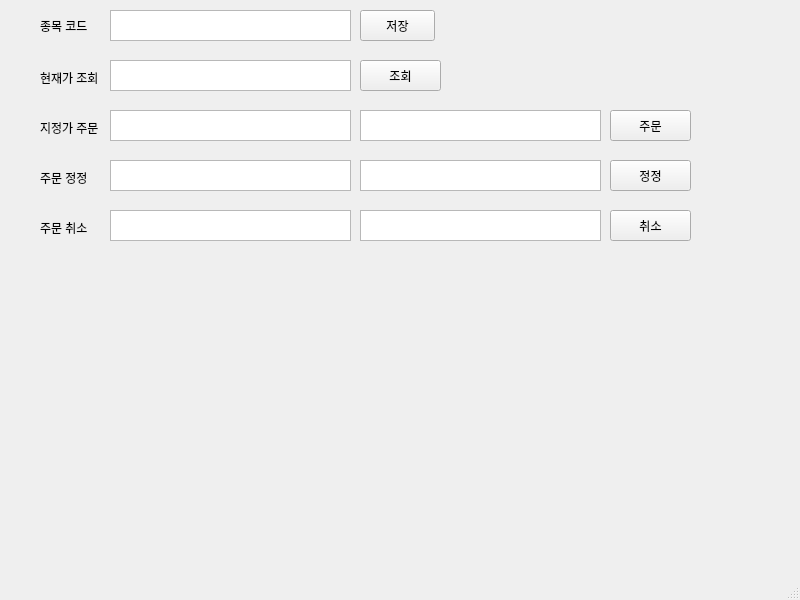
<?xml version="1.0" encoding="UTF-8"?>
<ui version="4.0">
 <class>MainWindow</class>
 <widget class="QMainWindow" name="MainWindow">
  <property name="geometry">
   <rect>
    <x>0</x>
    <y>0</y>
    <width>800</width>
    <height>600</height>
   </rect>
  </property>
  <property name="windowTitle">
   <string>MainWindow</string>
  </property>
  <widget class="QWidget" name="centralwidget">
   <widget class="QPushButton" name="pushButton">
    <property name="geometry">
     <rect>
      <x>360</x>
      <y>10</y>
      <width>75</width>
      <height>31</height>
     </rect>
    </property>
    <property name="text">
     <string>저장</string>
    </property>
   </widget>
   <widget class="QTextEdit" name="textEdit">
    <property name="geometry">
     <rect>
      <x>110</x>
      <y>10</y>
      <width>241</width>
      <height>31</height>
     </rect>
    </property>
   </widget>
   <widget class="QLabel" name="label">
    <property name="geometry">
     <rect>
      <x>40</x>
      <y>10</y>
      <width>61</width>
      <height>31</height>
     </rect>
    </property>
    <property name="text">
     <string>종목 코드</string>
    </property>
   </widget>
   <widget class="QLabel" name="label_2">
    <property name="geometry">
     <rect>
      <x>40</x>
      <y>70</y>
      <width>71</width>
      <height>16</height>
     </rect>
    </property>
    <property name="text">
     <string>현재가 조회</string>
    </property>
   </widget>
   <widget class="QTextBrowser" name="textBrowser">
    <property name="geometry">
     <rect>
      <x>110</x>
      <y>60</y>
      <width>241</width>
      <height>31</height>
     </rect>
    </property>
   </widget>
   <widget class="QPushButton" name="pushButton_2">
    <property name="geometry">
     <rect>
      <x>360</x>
      <y>60</y>
      <width>81</width>
      <height>31</height>
     </rect>
    </property>
    <property name="text">
     <string>조회</string>
    </property>
   </widget>
   <widget class="QLabel" name="label_3">
    <property name="geometry">
     <rect>
      <x>40</x>
      <y>120</y>
      <width>71</width>
      <height>16</height>
     </rect>
    </property>
    <property name="text">
     <string>지정가 주문</string>
    </property>
   </widget>
   <widget class="QTextEdit" name="textEdit_2">
    <property name="geometry">
     <rect>
      <x>110</x>
      <y>110</y>
      <width>241</width>
      <height>31</height>
     </rect>
    </property>
   </widget>
   <widget class="QTextEdit" name="textEdit_3">
    <property name="geometry">
     <rect>
      <x>360</x>
      <y>110</y>
      <width>241</width>
      <height>31</height>
     </rect>
    </property>
   </widget>
   <widget class="QPushButton" name="pushButton_3">
    <property name="geometry">
     <rect>
      <x>610</x>
      <y>110</y>
      <width>81</width>
      <height>31</height>
     </rect>
    </property>
    <property name="text">
     <string>주문</string>
    </property>
   </widget>
   <widget class="QTextEdit" name="textEdit_4">
    <property name="geometry">
     <rect>
      <x>360</x>
      <y>160</y>
      <width>241</width>
      <height>31</height>
     </rect>
    </property>
   </widget>
   <widget class="QLabel" name="label_4">
    <property name="geometry">
     <rect>
      <x>40</x>
      <y>170</y>
      <width>71</width>
      <height>16</height>
     </rect>
    </property>
    <property name="text">
     <string>주문 정정</string>
    </property>
   </widget>
   <widget class="QPushButton" name="pushButton_4">
    <property name="geometry">
     <rect>
      <x>610</x>
      <y>160</y>
      <width>81</width>
      <height>31</height>
     </rect>
    </property>
    <property name="text">
     <string>정정</string>
    </property>
   </widget>
   <widget class="QTextEdit" name="textEdit_5">
    <property name="geometry">
     <rect>
      <x>110</x>
      <y>160</y>
      <width>241</width>
      <height>31</height>
     </rect>
    </property>
   </widget>
   <widget class="QTextEdit" name="textEdit_6">
    <property name="geometry">
     <rect>
      <x>360</x>
      <y>210</y>
      <width>241</width>
      <height>31</height>
     </rect>
    </property>
   </widget>
   <widget class="QPushButton" name="pushButton_5">
    <property name="geometry">
     <rect>
      <x>610</x>
      <y>210</y>
      <width>81</width>
      <height>31</height>
     </rect>
    </property>
    <property name="text">
     <string>취소</string>
    </property>
   </widget>
   <widget class="QLabel" name="label_5">
    <property name="geometry">
     <rect>
      <x>40</x>
      <y>220</y>
      <width>71</width>
      <height>16</height>
     </rect>
    </property>
    <property name="text">
     <string>주문 취소</string>
    </property>
   </widget>
   <widget class="QTextEdit" name="textEdit_7">
    <property name="geometry">
     <rect>
      <x>110</x>
      <y>210</y>
      <width>241</width>
      <height>31</height>
     </rect>
    </property>
   </widget>
  </widget>
  <widget class="QMenuBar" name="menubar">
   <property name="geometry">
    <rect>
     <x>0</x>
     <y>0</y>
     <width>800</width>
     <height>21</height>
    </rect>
   </property>
  </widget>
  <widget class="QStatusBar" name="statusbar"/>
 </widget>
 <resources/>
 <connections/>
</ui>
